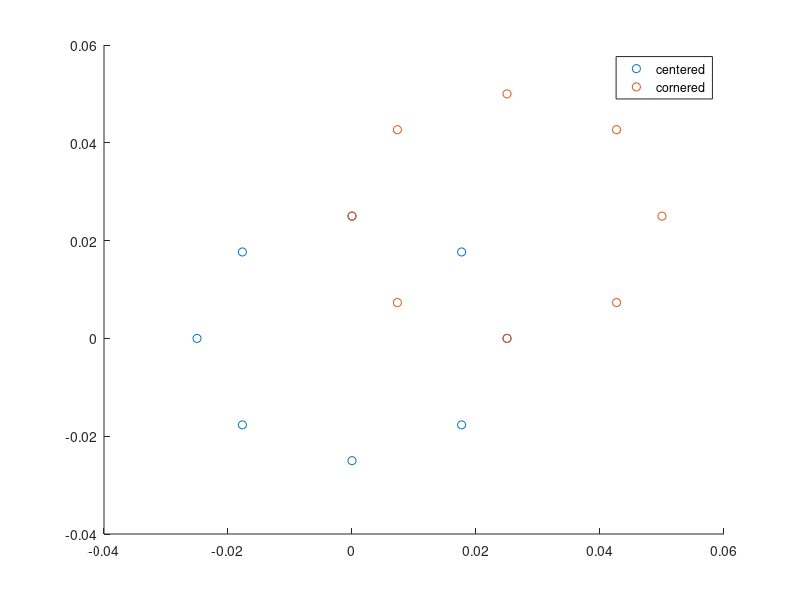

The MATLAB script that drew this image:
% THIS IS A SCRIPT FOR GENERATING A CIRCULAR MICROPHONE ARRAY
clear all;
close all;
% Half-wavelength: (343/23kHz)/2 =  0,0074568217m
%Distance between mics should be less than half-wavelength
highest_f = 23000;
v = 343;
n_mic = 8;

% circumference = ( (v/highest_f) / 2 ) * n_mic * 0.95;
circumference = 0.05;

% creating array of angles between 0 and 2*pi
angles = linspace(0, 2*pi, n_mic+1);
angles = angles(1:end-1);

% creating points
X = (circumference/2)*cos(angles);
Y = (circumference/2)*sin(angles);

mic_pos_centered = [zeros(1,n_mic);X;Y];
mic_pos_cornered = [zeros(1,n_mic);X+(circumference/2);Y+(circumference/2)];
figure;
scatter(mic_pos_centered(2,:), mic_pos_centered(3,:));
hold on;
scatter(mic_pos_cornered(2,:), mic_pos_cornered(3,:));
hold off;
legend('centered','cornered');

save('mic_pos_centered');
save('mic_pos_cornered');
